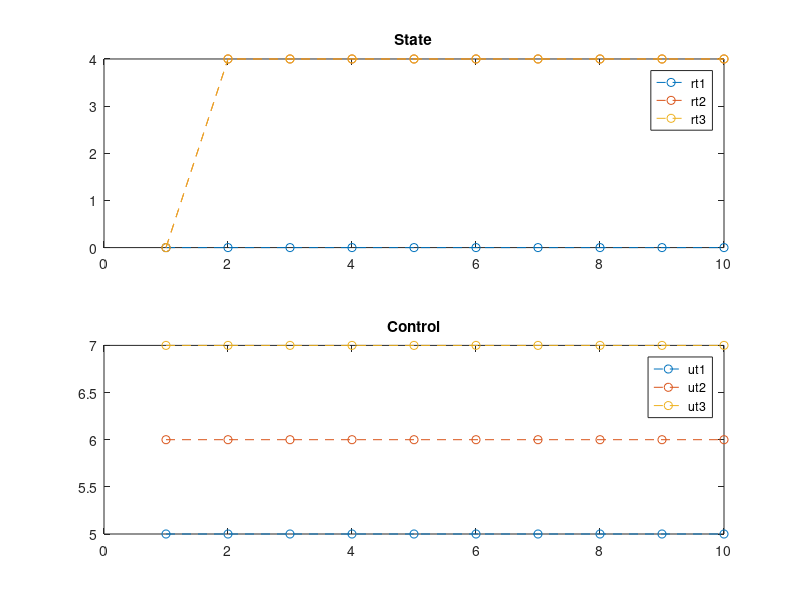

This figure's MATLAB source:
clear 
Nt = 10;
Nq = 3;

alpha = 0.1;

b = rand(Nq,1);
while norm(b) < 0.2
    b = rand(Nq,1);
end
%%
A = -eye(Nq);
B = +eye(Nq);
dt = 0.2;
f = @(x,u) min(floor(b.*u),4);

%
t = zeros(Nq,Nt);
% Control
ut = randi(10,Nq,Nt);
%
 ut = [5.0*ones(1   ,Nt);
       6.0*ones(1,Nt);
       7.0*ones(Nq-2,Nt)];
%
xt = zeros(Nq,Nt);

x0 = 0*randi(1,Nq,1);
xt(:,1) = x0;
%
for it = 2:Nt
    xt(:,it) = f(xt(:,it-1),ut(:,it-1));
end 

%%
clf
subplot(2,1,1)
plot(xt(:,1:end)','--o')
legend(strcat(repmat('rt',Nq,1),num2str((1:Nq)')))
title('State')
subplot(2,1,2)
plot(ut','--o')
legend(strcat(repmat('ut',Nq,1),num2str((1:Nq)')))
title('Control')


function xnext = f(x,u,b)
    
end